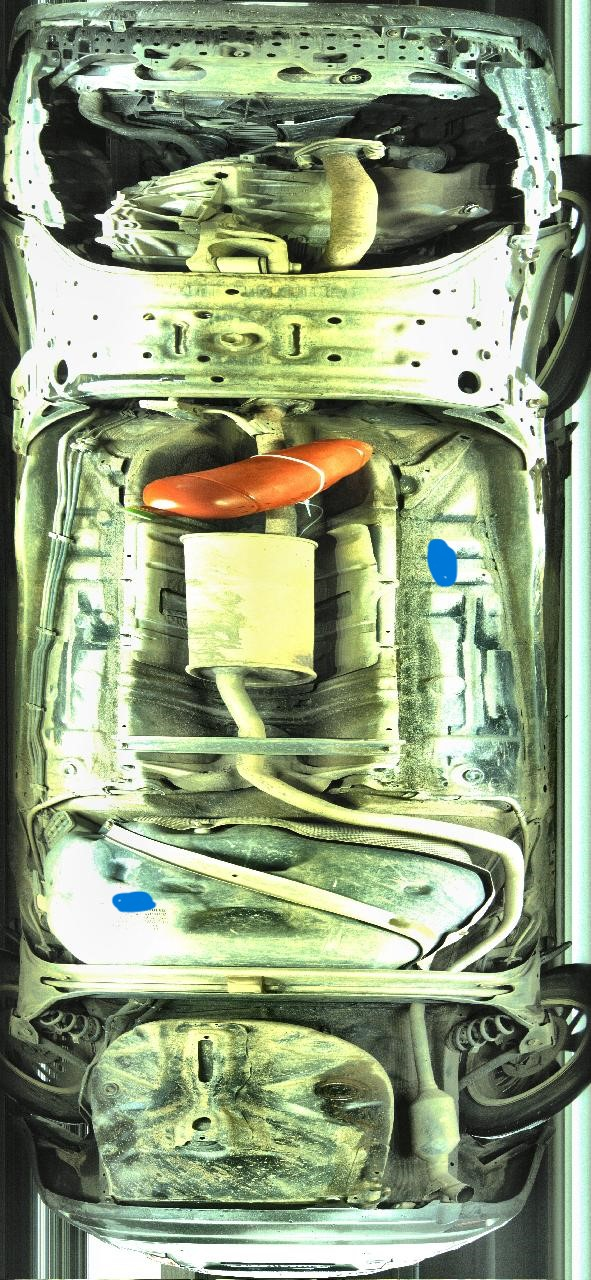
#> input picture uploads/curr_1782621611297.jpg, 591 x 1280 px
$ python -i save_warped.py   (imports and definitions only)
#> lines starting #> are read from the running program, lines starting #| are printed output that depends on the picture
#> further down, picture is the input picture: shape (1280, 591, 3); mean B, G, R 125.2, 157.5, 144.1
import cv2
import numpy as np
from pathlib import Path

uploads_dir = Path("uploads")
# [1 line that did not run here, left out]
# [1 line that did not run here, left out]

# [2 lines not run here, left out]

# Resize preserving aspect ratio (width=1280)
# [1 line that did not run here, left out]
target_w = 1280
# [1 line that did not run here, left out]
# [1 line that did not run here, left out]

# [1 line that did not run here, left out]
# [1 line that did not run here, left out]

# Get L channel
def get_preprocessed_l(img):
    denoised = cv2.bilateralFilter(img, 9, 30, 30)
    lab = cv2.cvtColor(denoised, cv2.COLOR_BGR2LAB)
#> lab: shape (1280, 591, 3); mean of channels 0, 1, 2 157.5, 117.8, 143.2
    l, a, b = cv2.split(lab)
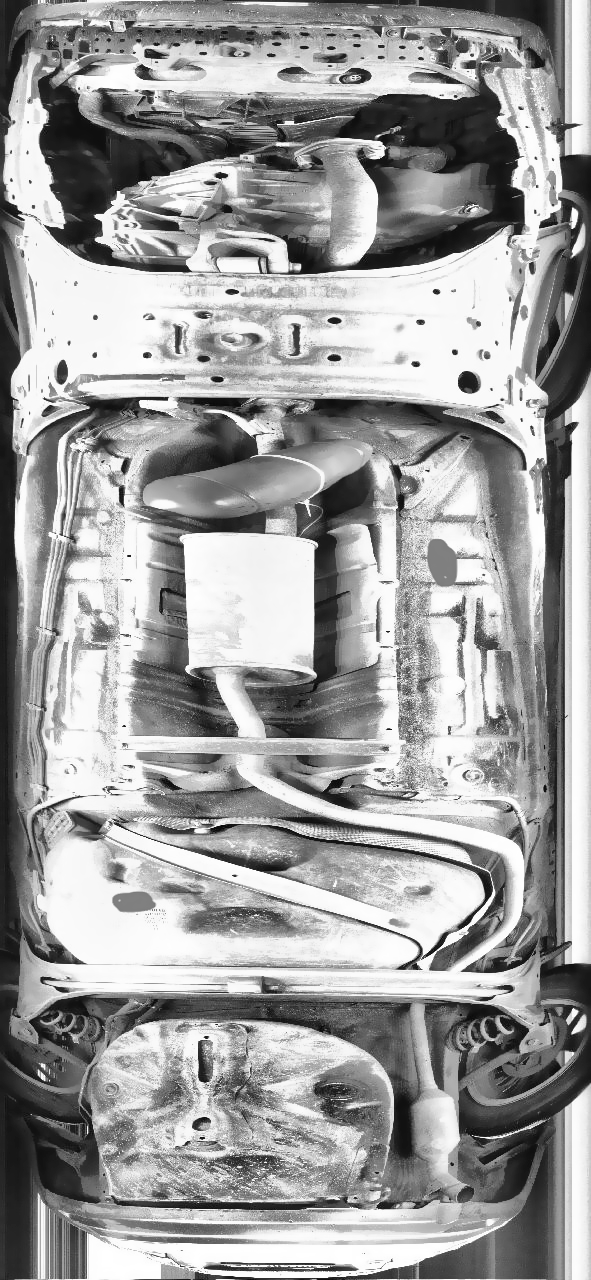
#> l: shape (1280, 591); min 7, max 255, mean 157.5
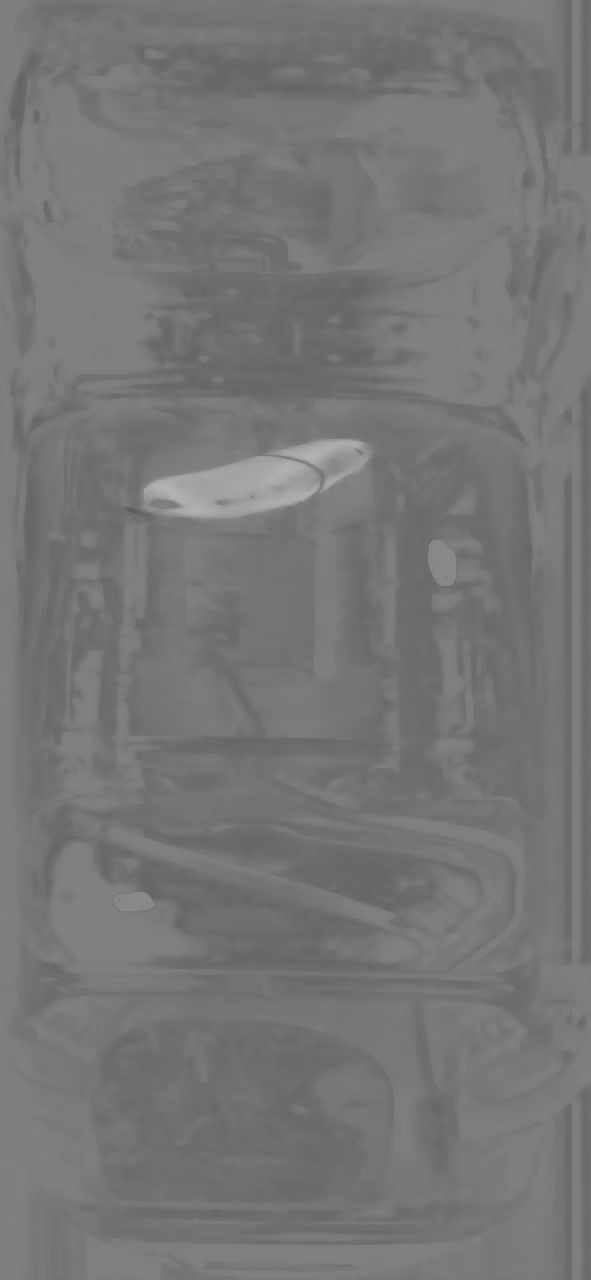
#> a: shape (1280, 591); min 87, max 179, mean 117.8
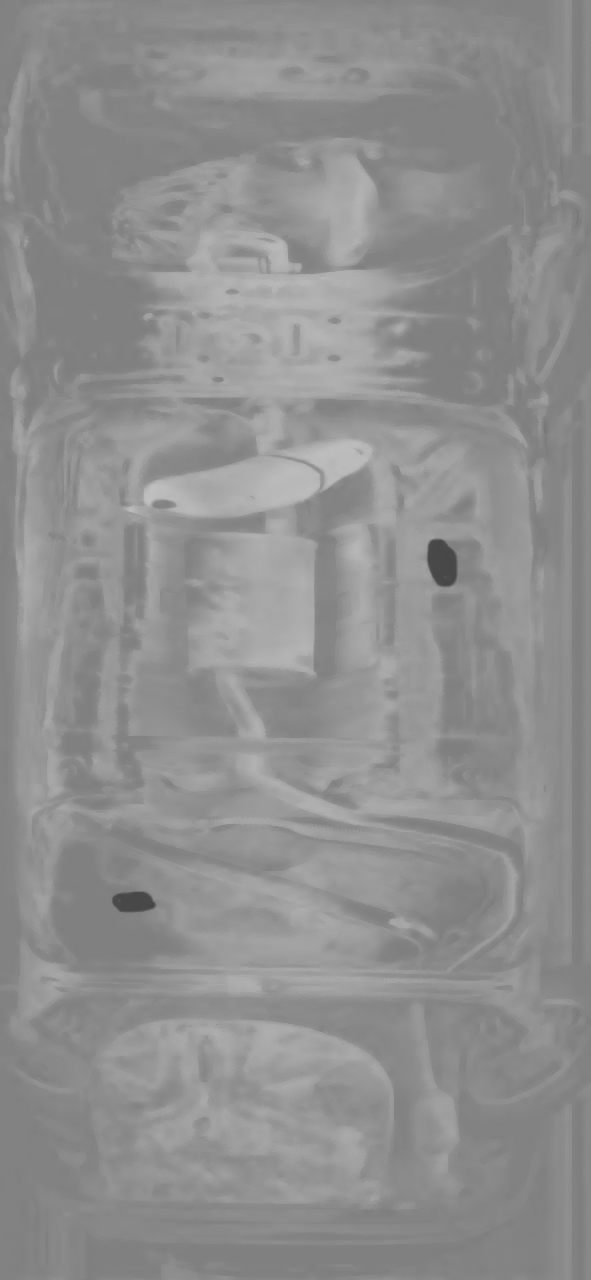
#> b: shape (1280, 591); min 70, max 192, mean 143.2
    clahe = cv2.createCLAHE(clipLimit=2.0, tileGridSize=(8, 8))
    return clahe.apply(l)
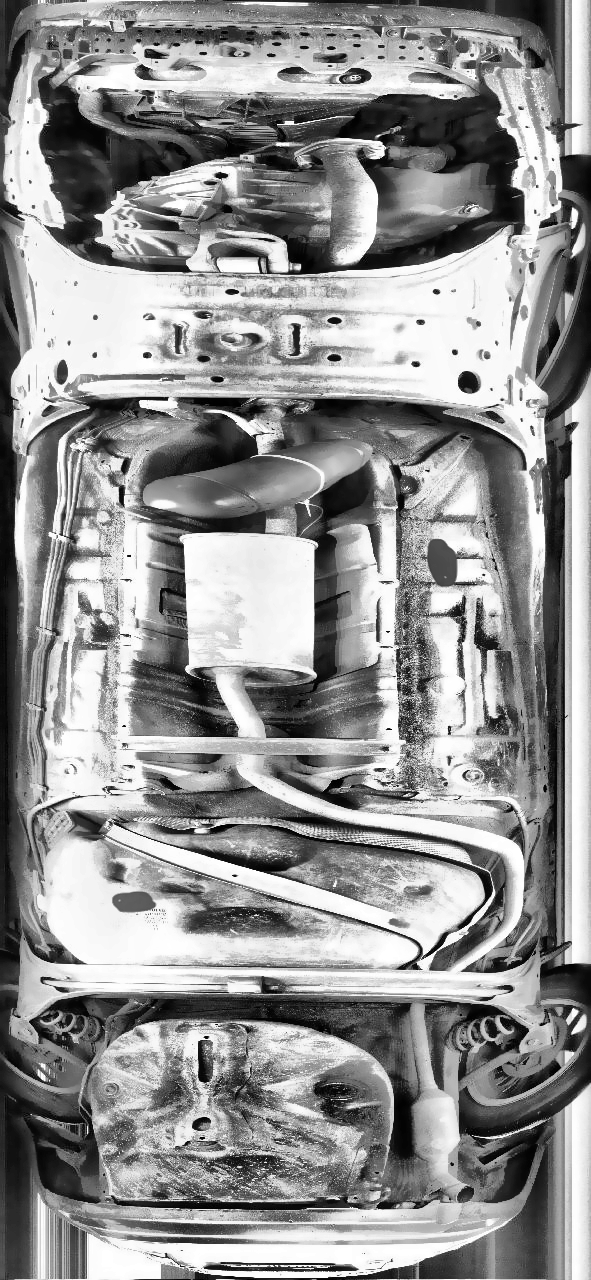
#> returned value: shape (1280, 591); min 0, max 255, mean 146

# [1 line that did not run here, left out]
# [1 line that did not run here, left out]

# SIFT alignment
sift = cv2.SIFT_create(nfeatures=4000)
# [1 line that did not run here, left out]
# [1 line that did not run here, left out]

matcher = cv2.BFMatcher(cv2.NORM_L2)
# [1 line that did not run here, left out]

good = []
# [3 lines not run here, left out]

pts_curr = np.float32([kp_curr[m.queryIdx].pt for m in good]).reshape(-1, 1, 2)
pts_ref = np.float32([kp_ref[m.trainIdx].pt for m in good]).reshape(-1, 1, 2)
# [1 line that did not run here, left out]

# Warp current image
# [1 line that did not run here, left out]
# [1 line that did not run here, left out]

# Save side-by-side
# [1 line that did not run here, left out]
# [2 lines not run here, left out]

# Print coordinates of some matches to verify
# [1 line that did not run here, left out]
# [1 line that did not run here, left out]
# [3 lines not run here, left out]

>>> import cv2
>>> picture = cv2.imread('uploads/curr_1782621611297.jpg')
>>> result = get_preprocessed_l(picture)

$ run again, on uploads/curr_1782622426262.jpg
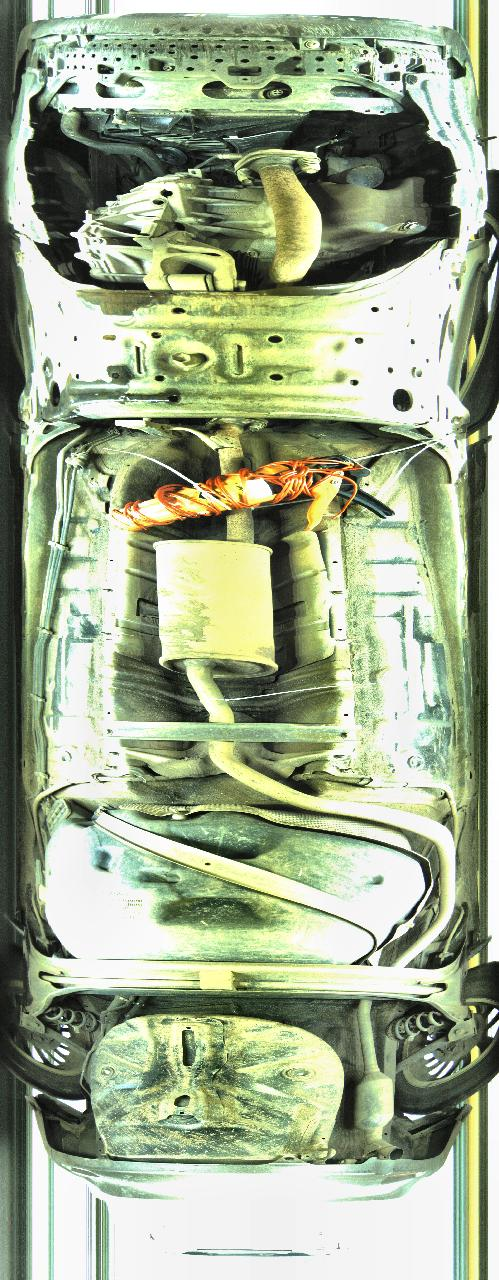
#> input picture uploads/curr_1782622426262.jpg, 499 x 1280 px
#> picture is the input picture: shape (1280, 499, 3); mean B, G, R 142.3, 171.4, 160
#> lab: shape (1280, 499, 3); mean of channels 0, 1, 2 171.4, 119, 141.7
#> in get_preprocessed_l, `l, a, b = cv2.split(lab)`:
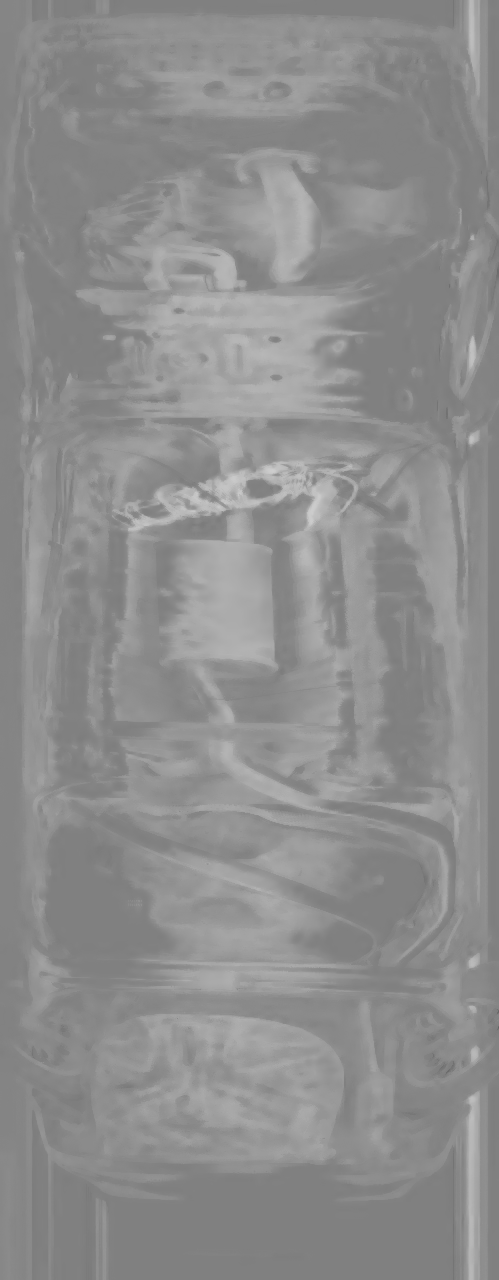
#> b: shape (1280, 499); min 99, max 205, mean 141.7
#> in get_preprocessed_l, `return clahe.apply(l)`:
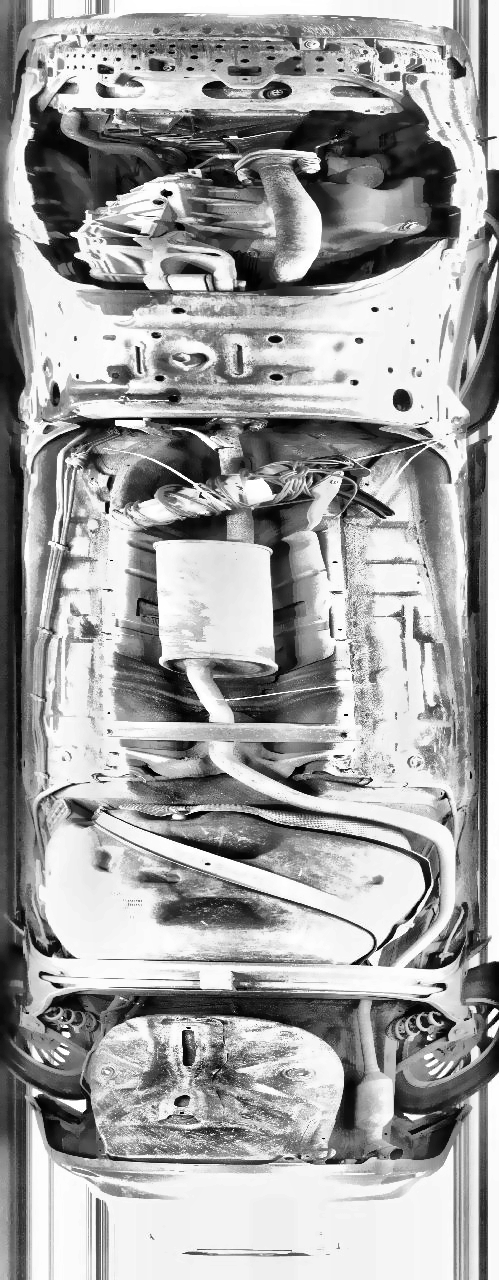
#> returned value: shape (1280, 499); min 0, max 255, mean 162
